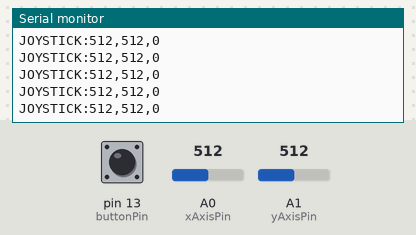
Recording of a sketch running on a simulated Arduino Uno, built with avr-gcc and run on an emulated ATmega328P. Shown: the last lines printed to the serial monitor. The test bench sets the inputs (shaded band); at power-on: A0 (xAxisPin) = 512, A1 (yAxisPin) = 512, pin 13 (buttonPin) LOW.

Above: at 1.2 s.
1.3 s: A0 (xAxisPin) set to 605
At 1.42 s:
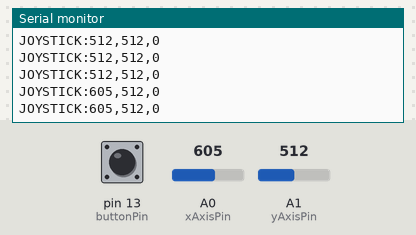
2.8 s: A0 (xAxisPin) set to 622
At 2.83 s:
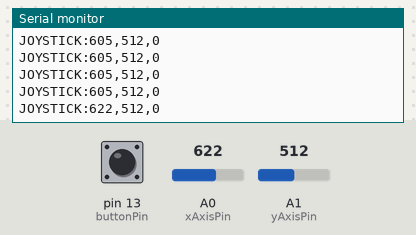
6.0 s: A1 (yAxisPin) set to 623
At 7.0 s:
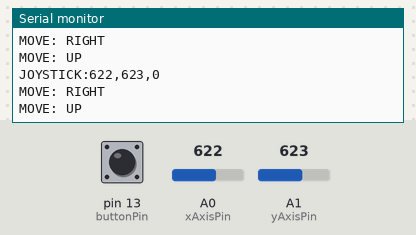
9.0 s: A1 (yAxisPin) set to 596
At 9.5 s:
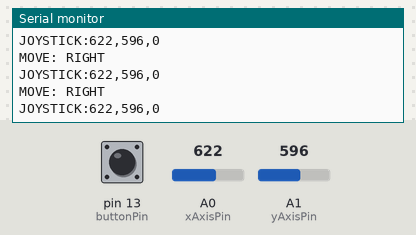
Timing chart, 0 to 12.0 s (numbered marks = the images above; inputs shaded):
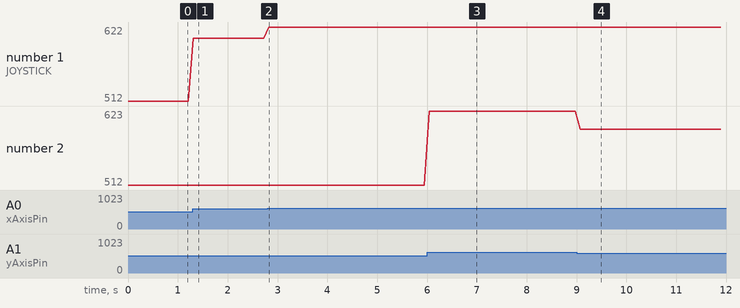

The sketch:

arduino.ino
```cpp
const int xAxisPin = A0;
const int yAxisPin = A1;
const int buttonPin = 13;

int xAxisValue = 0;
int yAxisValue = 0;
bool buttonState = false;

void setup() {
    Serial.begin(9600);
    pinMode(buttonPin, INPUT);
}

void checkJoystickMovement() {
    int centerPositionX = 512;
    int centerPositionY = 512;
    int safeZoneThreshold = 100;

    if (xAxisValue > centerPositionX + safeZoneThreshold) {
        Serial.println("MOVE: RIGHT");
    } else if (xAxisValue < centerPositionX - safeZoneThreshold) {
        Serial.println("MOVE: LEFT");
    }

    if (yAxisValue > centerPositionY + safeZoneThreshold) {
        Serial.println("MOVE: UP");
    } else if (yAxisValue < centerPositionY - safeZoneThreshold) {
        Serial.println("MOVE: DOWN");
    }
}

void loop() {
    xAxisValue = analogRead(xAxisPin);
    yAxisValue = analogRead(yAxisPin);
    buttonState = digitalRead(buttonPin);

    // Print joystick values
    Serial.println("JOYSTICK:" + String(xAxisValue) + "," + String(yAxisValue) + "," + String(buttonState));

    checkJoystickMovement();

    /*if (Serial.available()) {
        Serial.flush();
        String message = Serial.readStringUntil('\n');
        message.trim();
        if (message == '\n' || message.equals("")) {
        return;
        }

        Serial.println("JOYSTICK:" + String(xAxisValue) + "," + String(yAxisValue) + "," + String(buttonState));

        delay(200);
  }*/ //wtf esto no sirve

    delay(100);
}
```

Measured:
- the behaviour switches between 613 and 612 on A1 (yAxisPin) (found by bisection; images 3 and 4)
- after the input at 1.3 s, the serial monitor: prints a new line at once (image 1)
- after the input at 2.8 s, the serial monitor: prints a new line at once (image 2)
- after the input at 6.0 s, the serial monitor: prints a new line after 0.05 s (image 3)
- after the input at 9.0 s, the serial monitor: prints a new line after 0.08 s (image 4)
- plotted number 1: 512 → 605 after the input at 1.3 s, 605 → 622 after the input at 2.8 s
- plotted number 2: 512 → 623 after the input at 6.0 s, 623 → 596 after the input at 9.0 s
